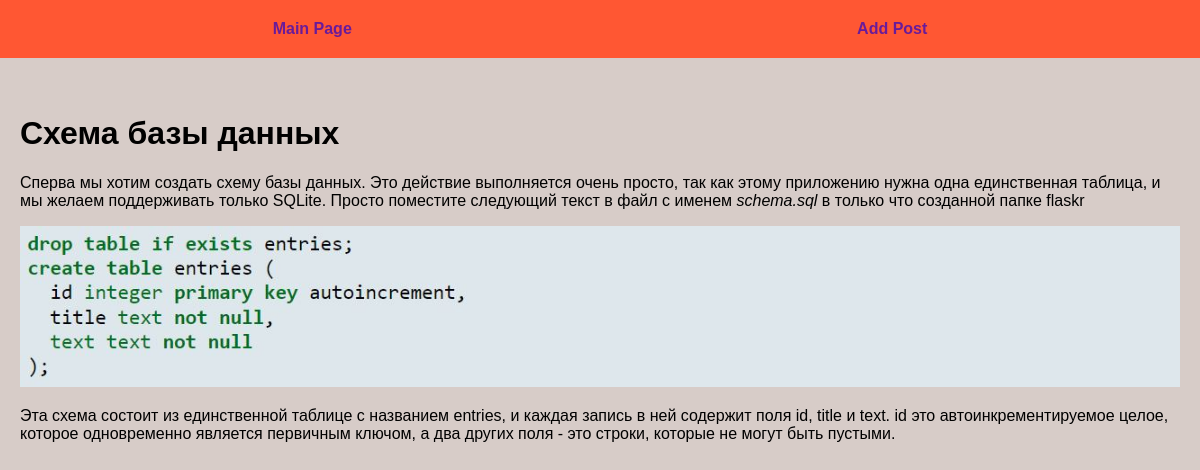
The app's page /post/framework-flask-database with its own data.
### tables this page shows
CREATE TABLE mainmenu(
    id INTEGER PRIMARY KEY AUTOINCREMENT,
    title TEXT NOT NULL,
    url TEXT NOT NULL
);

CREATE TABLE posts(
    id INTEGER PRIMARY KEY AUTOINCREMENT,
    title TEXT NOT NULL,
    text TEXT NOT NULL,
    url TEXT NOT NULL,
    time INTEGER NOT NULL
);

### flbdsite.py (the view)
@app.route("/post/<alias>")
def show_post(alias):
    db = get_db()
    dbase = FDataBase(db)
    title, post = dbase.get_post(alias)
    return render_template('post.html', menu=dbase.get_menu(), title=title, post=post)

### FDataBase.py (called while the page is built)
    def get_menu(self):
        sql = "SELECT * FROM mainmenu"
        try:
            self.__cur.execute(sql)
            res = self.__cur.fetchall()
            if res:
                return res
        except IOError:
            print("Reading error from DB")
        return []

    def get_post(self, alias):
        try:
            self.__cur.execute(f'SELECT title, text FROM posts '
                               f'WHERE url="{alias}"')
            res = self.__cur.fetchone()
            if res:
                return res
        except sqlite3.Error as e:
            print('Error with adding data into DB\n' + str(e))
        return False, False

### flbdsite.py (called while the page is built)
def connect_db():
    con = sqlite3.connect(app.config['DATABASE'])
    con.row_factory = sqlite3.Row
    return con

def get_db():
    if not hasattr(g, 'link_db'):
        g.link_db = connect_db()
    return g.link_db

### templates/post.html
{% extends 'base.html' %}
{% block content %}
{{ super() }}
{{ post | safe }}
{% endblock %}

### templates/base.html (shortened to what this page needs)
<!DOCTYPE html>
<html lang="en">
<head>
    <link rel="stylesheet" href="{{ url_for('static', filename='css/style.css') }}">
</head>
<body>
{% block content %}
    {% block mainmenu %}
        <ul class="menu">
            {% for m in menu %}
            <li><a href="{{ m.url }}">{{ m.title }}</a></li>
            {% endfor %}
        </ul>
    {% endblock %}
<div class="content">
    {% if title %}
    <h1>{{ title }}</h1>
    {% else %}
    <h1>About Flask</h1>
    {% endif %}
{% endblock %}
</div>
</body>
</html>

### static/css/style.css (style rules this page uses)
body { background: #d7ccc8; margin: 0; padding: 0; font-family: Verdana, Geneva, Tahoma, sans-serif }
.menu { display: flex; justify-content: space-around; list-style: none; background: #FF5733; padding: 20px; margin-top: 0; }
.content { margin: 0 auto; max-width: 1200px; padding: 20px; box-sizing: border-box; }
.menu a { font-weight: bold; color: #6a1b9a; text-decoration: none; }
ul { list-style: none; padding: 0; }

### records on screen
mainmenu: title "Main Page"
mainmenu: title "Add Post"
posts: title "Схема базы данных", text "Сперва мы хотим создать схему базы данных. Это действие выполняется очень просто, так как этому приложению нужна одна единственная таблица, и мы желаем поддерживать только SQLite. Просто поместите следующий текст в файл с именем schema.sql в только что созданной папке flaskr Эта схема состоит из единственной таблице с названием entries, и каждая запись в ней содержит поля id, title и text. id это автоинкрементируемое целое, которое одновременно является первичным ключом, а два других поля - это строки, которые не могут быть пустыми.", text (picture)
